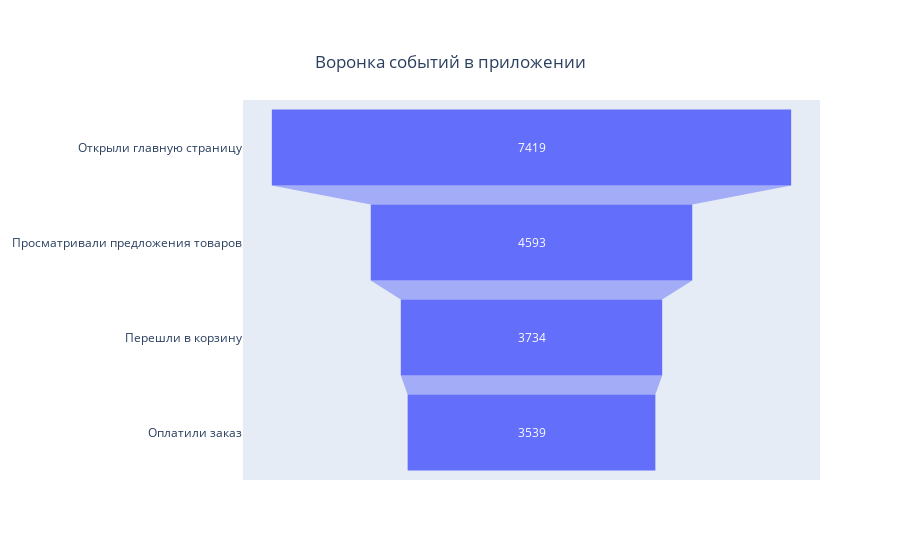

This figure's notebook cell:
### Code cell
fig = go.Figure(
    go.Funnel(
        y=[
            'Открыли главную страницу',
            'Просматривали предложения товаров',
            'Перешли в корзину',
            'Оплатили заказ',
        ],
        x=purchase_funnel['count'],
        )
)
fig.update_layout(title="Воронка событий в приложении")

fig.show()

### Figure 1 — Plotly figure (JSON) as saved in the notebook; plotly's stock layout.template omitted (floating-point values rounded to 4 significant figures)
{"data": [{"type": "funnel", "x": [7419, 4593, 3734, 3539], "y": ["Открыли главную страницу", "Просматривали предложения товаров", "Перешли в корзину", "Оплатили заказ"]}], "layout": {"title": {"text": "Воронка событий в приложении", "x": 0.5, "xanchor": "center", "y": 0.9, "yanchor": "top"}}}
